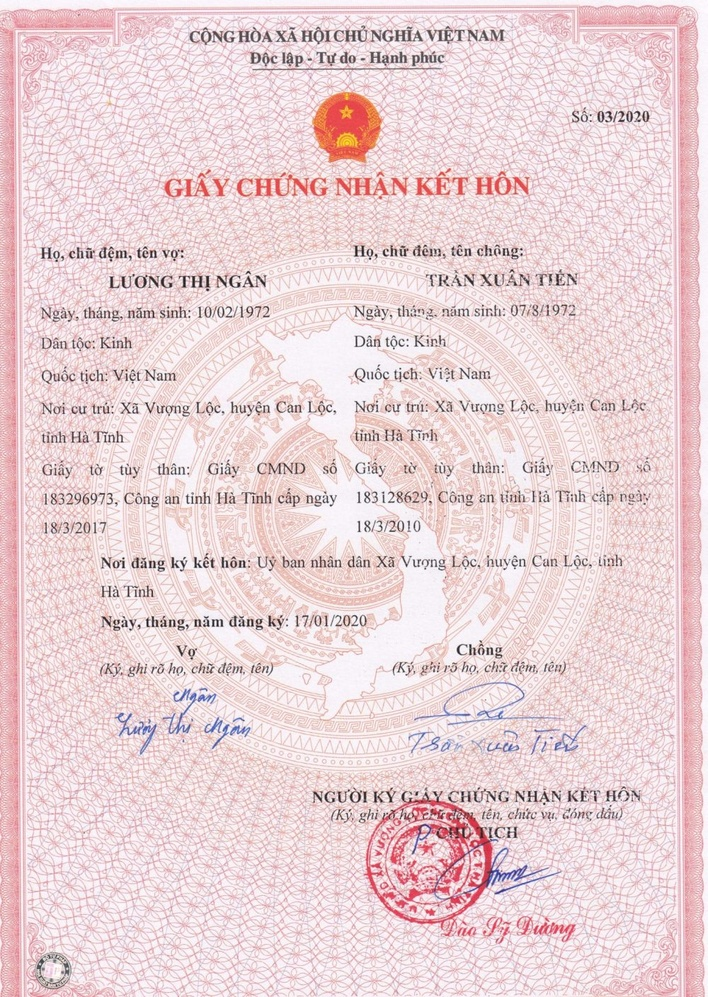
#> input picture multiline_data/22.jpg, 708 x 997 px, shrunk from 1000 x 1409 before the run
$ python img_preprocess.py
#> lines starting #> are read from the running program, lines starting #| are printed output that depends on the picture; after the words box and inside, x2 and y2 are one past the last pixel; in counts of white or black regions, pixels touching at a corner belong together
import cv2
import numpy as np

# Đường dẫn đến hình ảnh
image_path = 'multiline_data/22.jpg'

# Đọc hình ảnh
image = cv2.imread(image_path)
#> image is the input picture: shape (997, 708, 3); mean B, G, R 214.3, 211.1, 233.5

# Chuyển đổi hình ảnh sang ảnh đen-trắng
gray = cv2.cvtColor(image, cv2.COLOR_BGR2GRAY)
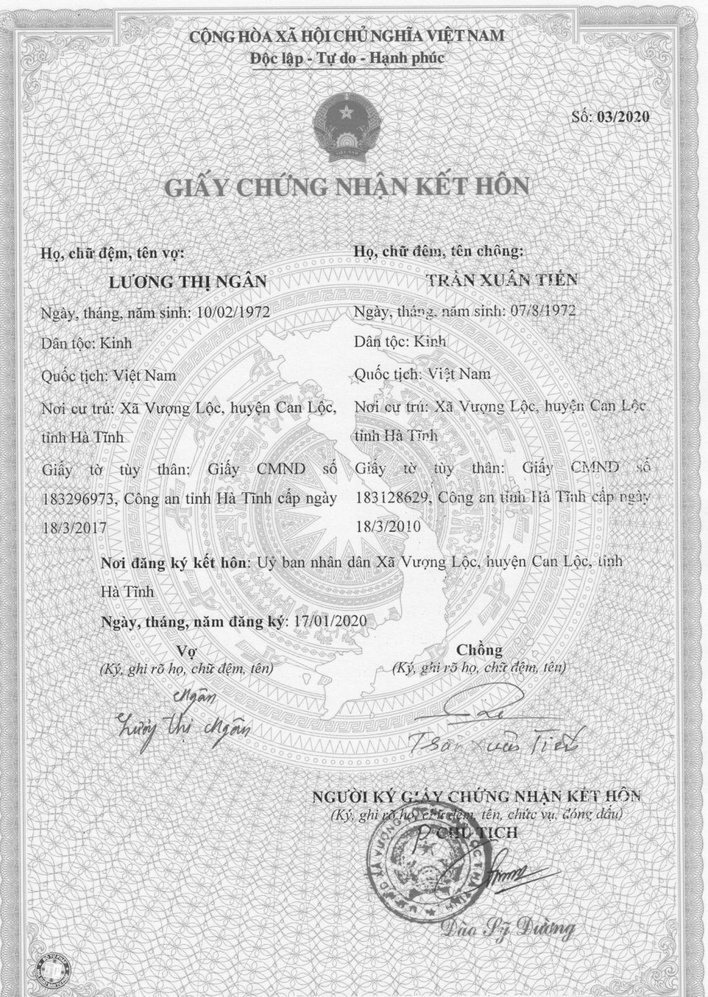
#> gray: shape (997, 708); min 22, max 255, mean 218.2

# Nhị phân hóa ảnh để làm nổi bật văn bản trên nền
_, binary = cv2.threshold(gray, 120, 255, cv2.THRESH_BINARY)
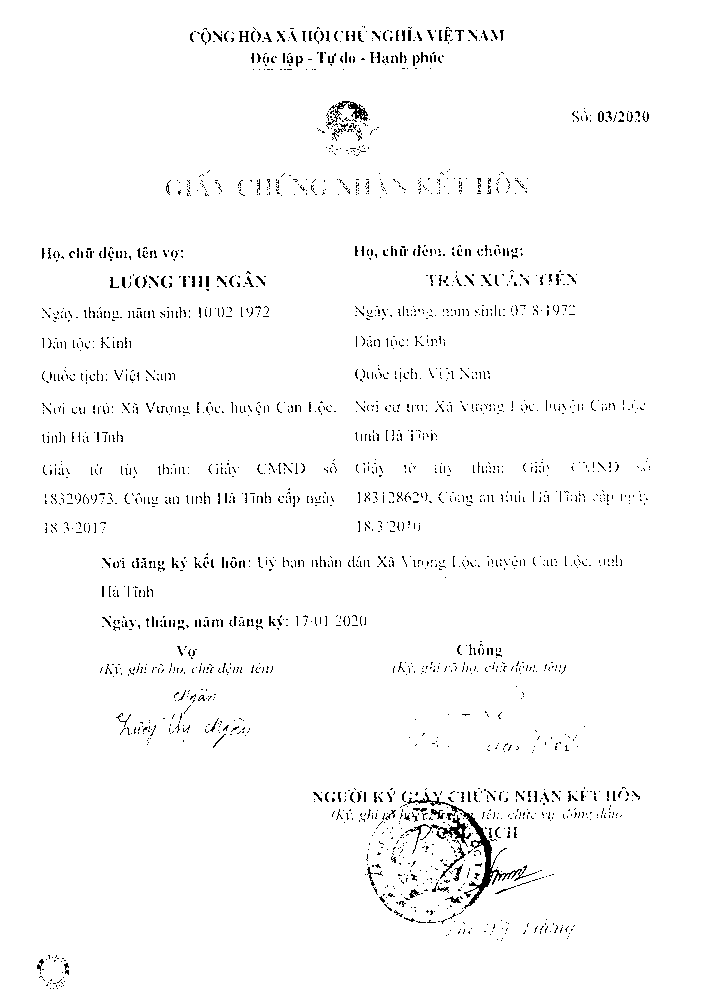
#> binary: shape (997, 708); 97.7% white; black in thin lines or dots, all inside (x1, y1, x2, y2) = (37, 26, 650, 989)

# Tìm các đường viền trong ảnh
contours, _ = cv2.findContours(binary, cv2.RETR_EXTERNAL, cv2.CHAIN_APPROX_SIMPLE)
#> contours = [[[0, 0], [0, 996], [707, 996], [707, 0]]]

# Tạo một mặt nạ trắng có cùng kích thước với ảnh
mask = np.ones_like(image) * 255

# Vẽ chữ lên mặt nạ
cv2.drawContours(mask, contours, -1, (0, 0, 0), thickness=cv2.FILLED)
#> mask: shape (997, 708, 3); every value is 0

# Sử dụng mặt nạ để tách văn bản ra khỏi nền
result = cv2.bitwise_and(image, mask)

# Hiển thị hình ảnh kết quả
cv2.imshow('Result', result)
cv2.waitKey(0)
cv2.destroyAllWindows()

$ run again, with multiline_data/1.jpg copied over multiline_data/22.jpg
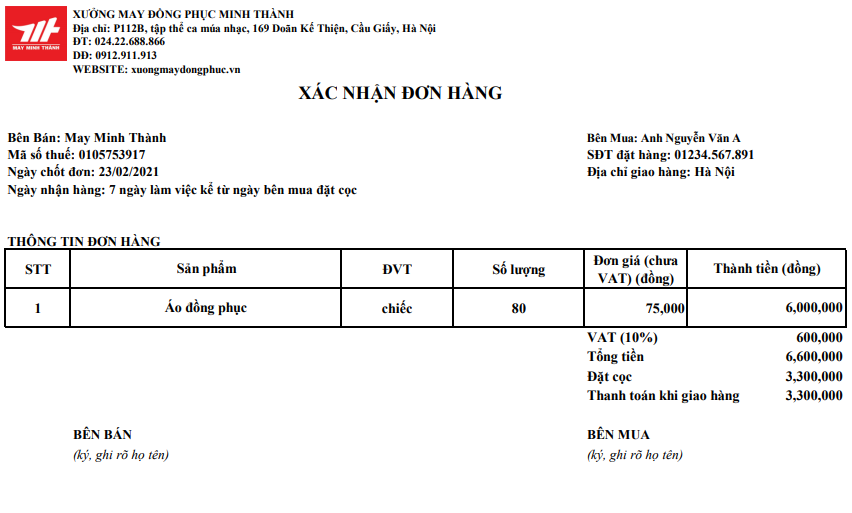
#> input picture multiline_data/1.jpg, 852 x 513 px
#> image is the input picture: shape (513, 852, 3); mean B, G, R 242.2, 242.2, 243.5
#> `gray = cv2.cvtColor(image, cv2.COLOR_BGR2GRAY)`:
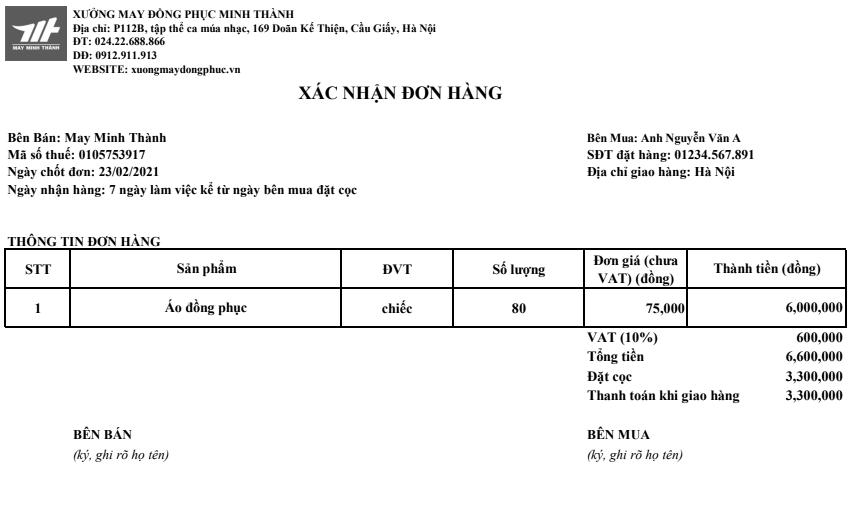
#> gray: shape (513, 852); min 0, max 255, mean 242.6
#> `_, binary = cv2.threshold(gray, 120, 255, cv2.THRESH_BINARY)`:
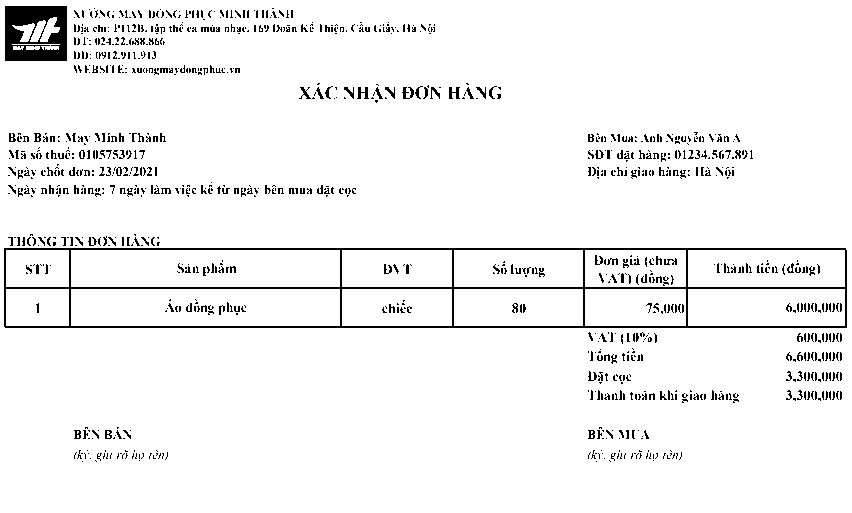
#> binary: shape (513, 852); 95.2% white; black in thin lines or dots, all inside (x1, y1, x2, y2) = (4, 6, 847, 462)
#> contours = [[[0, 0], [0, 512], [851, 512], [851, 0]]]
#> mask: shape (513, 852, 3); every value is 0

$ run again, with multiline_data/10.jpg copied over multiline_data/22.jpg
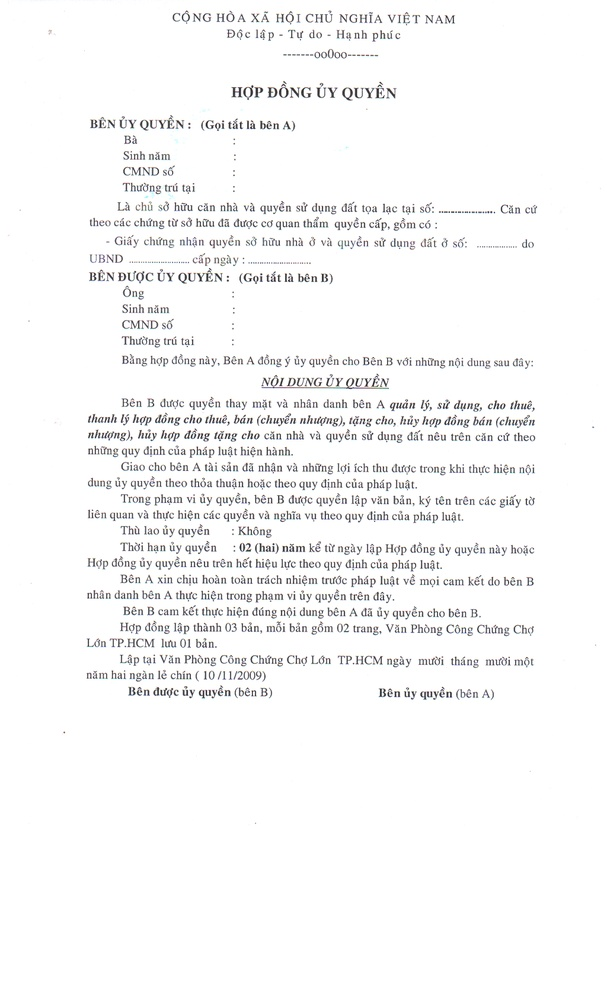
#> input picture multiline_data/10.jpg, 607 x 1000 px, shrunk from 1024 x 1686 before the run
#> image is the input picture: shape (1000, 607, 3); mean B, G, R 247.4, 247.3, 247.3
#> `_, binary = cv2.threshold(gray, 120, 255, cv2.THRESH_BINARY)`:
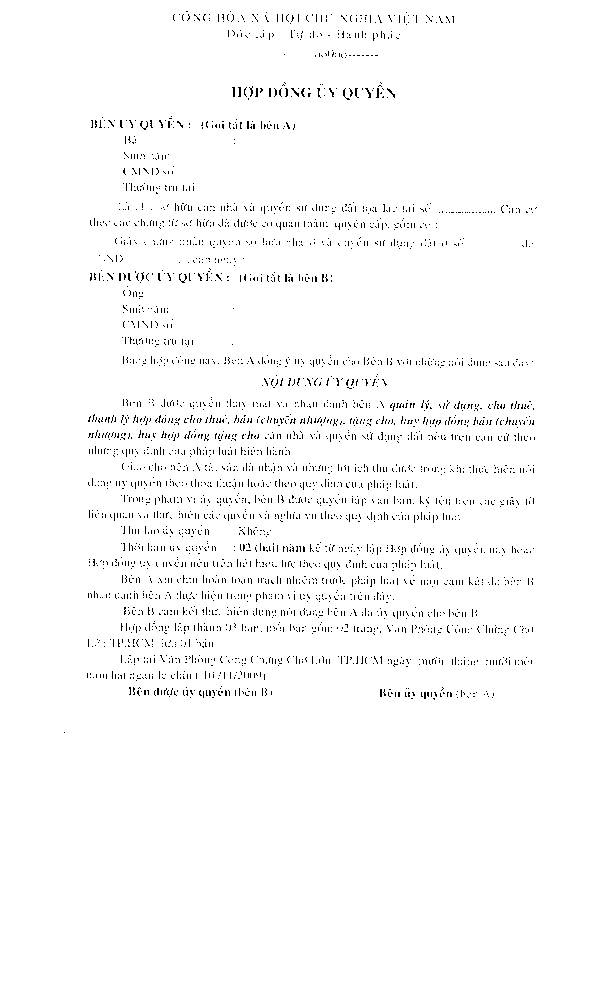
#> binary: shape (1000, 607); 98% white; black in thin lines or dots, all inside (x1, y1, x2, y2) = (64, 11, 537, 733)
#> contours = [[[0, 0], [0, 999], [606, 999], [606, 0]]]
#> mask: shape (1000, 607, 3); every value is 0
